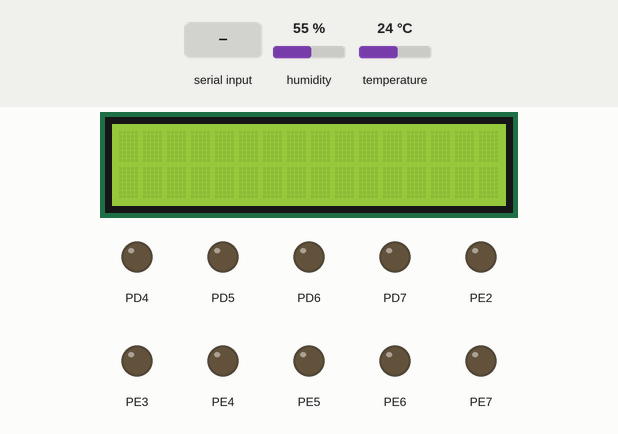
Simulated run of this program. Board: ATmega128, built with avr-gcc and emulated at 14.7456 MHz. On the bench: 16×2 character LCD, output pins drawn as LEDs (lit = HIGH). Wiring (inferred from the names in the program): HTU21/Si7021 sensor at I2C address 0x40; character LCD (HD44780): RS PC0; R/W PC1; E PC2; data PB0, PB1, PB2, PB3, PB4, PB5, PB6, PB7. The test bench sets the inputs (shaded band); at power-on: humidity 55 %, temperature 24 °C. Pins used as bus, display or sensor lines are not drawn.

Above: at 1.2 s.
1.3 s: "@\n" received over Serial
At 2.6 s:
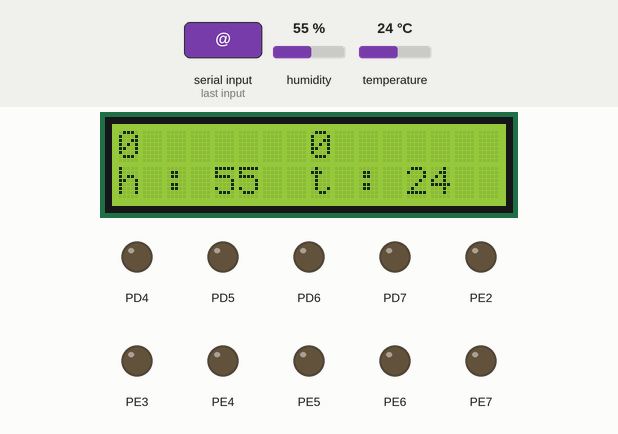
Timing chart, 0 to 4.3 s (numbered marks = the images above; inputs shaded):
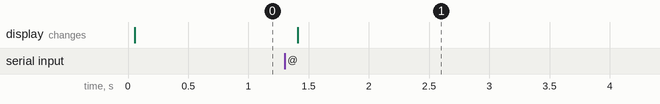

The program:

main.c
```c
/*
 * GccApplication3.c
 *
 * Created: 2022-07-27 오전 9:09:40
 * Author : OGS
 */

#define F_CPU 14745600L

#include <stdio.h>
#include <string.h>
#include <stdlib.h>

#include <avr/io.h>
#include <avr/interrupt.h>
#include <util/delay.h>
#include "LCD.h"
#include "my_UART.h"
#include "i2c.h"
#include "sht20.h"

void Receive_Ardu(void);
void Dust_LCDshow(void);

char data;
int idx = 0, i = 0;
int m = 0, n = 0;
char msg[10] = {0x00};

char LCD_msg[4]	 = {0x00};
char LCD_msg2[4] = {0x00};
char LCD_hum[10] = {0x00};
char LCD_tem[10] = {0x00};

float humi, temp;
char ValueString[100];

void Receive_Ardu(void){
	char* pptr[2];
	do
	{
		data = UART1_receive();
		msg[idx] = data;
		UART0_transmit(msg[idx]);
		idx++;
		_delay_ms(30);
		if(msg[idx-1] == '@'){
			char* ptr = strtok(msg,"#");
			while(ptr != NULL){
				pptr[i]=ptr;
				ptr = strtok(NULL, "@"); // 두번째인 n값까지 받고 "@"를 사용하여 끝을 확실히함
				i++;
			}
			m = atoi(pptr[0]);
			n = atoi(pptr[1]);
			idx = 0;
			i = 0;

		}
	}while(data != '@');
}

void Dust_LCDshow(void)
{

	sprintf(LCD_hum, "h : %d", (int)humi);
	sprintf(LCD_tem, "t : %d", (int)temp);
	LCD_clear();
	LCD_goto_XY(0, 0);
	sprintf(LCD_msg, "%d", m);
	LCD_write_string(LCD_msg);
	LCD_goto_XY(0, 8);
	sprintf(LCD_msg2, "%d", n);
	LCD_write_string(LCD_msg2);
	LCD_goto_XY(1, 0);
	LCD_write_string(LCD_hum);
	LCD_goto_XY(1, 8);
	LCD_write_string(LCD_tem);
}


int main(void)
{


	UART_INIT();
	LCD_init();


    /* Replace with your application code */
    while (1)
    {
		//DHT Sensor START

		humi = readHumidity();
		temp = readTemperature();
		 Receive_Ardu();
		 UART0_transmit('\n');

		 Dust_LCDshow();
		 _delay_ms(1000);

    }/* END OF application code */

}
```

LCD.c
```c
/*
 * LCD.c
 *
 * Created: 2022-07-28 오후 12:17:23
 *  Author: KCCI14
 */
#include "LCD.h"

void LCD_init(void) {
   _delay_ms(50);   //초기 구동 시간

   //연결 핀을 출력으로 설정
   DDR_DATA = 0xFF;                                   //DDRD 데이터 핀의 데이터 방향
   PORT_DATA = 0x00;                                   //PORTD 데이터 핀 연결
   DDR_CONTROL |= (1 << RS_PIN) | (1 << RW_PIN) | (1 << E_PIN);  //DDRC 제어 핀의 데이터 방향

   //R/W 핀으로 LOW를 출력하여 쓰기 전용으로 사용
   PORT_CONTROL &= ~(1 << RW_PIN);                          //PORTC 제어 핀 연결

   LCD_write_command(COMMAND_8_BIT_MODE);   //8비트 모드 0x38

   //display on/off control
   //화면 on, 커서 off, 커서 깜빡임 off
   uint8_t command = 0x08 | (1 << COMMAND_DISPLAY_ON_OFF_BIT);
   LCD_write_command(command);

   LCD_clear();   //화면 지움

   //Entry Mode Set
   //출력 후 커서를 오른쪽으로 옮김, 즉 DDRAM의 주소가 증가하여 화면 이동은 없음
   LCD_write_command(0x06);
}

void LCD_pulse_enable(void) {
   PORT_CONTROL |= (1 << E_PIN);
   _delay_ms(1);
   PORT_CONTROL &= ~(1 << E_PIN);
   _delay_ms(1);
}

void LCD_write_data(uint8_t data) {
   PORT_CONTROL |= (1 << RS_PIN);
   PORT_DATA = data;
   LCD_pulse_enable();
   _delay_ms(2);
}

void LCD_write_command(uint8_t command) {
   PORT_CONTROL &= ~(1 << RS_PIN);
   PORT_DATA = command;
   LCD_pulse_enable();
   _delay_ms(2);
}

void LCD_write_string(char *string) {
   uint8_t i;
   for(i = 0; string[i]; i++)      //종료 문자를 만날 때까지
   LCD_write_data(string[i]);   //문자 단위 출력
}

void LCD_goto_XY(uint8_t row, uint8_t col) {
   col %= 16;   //[0 15]
   row %= 2;   //[0 1]

   uint8_t address = 0;

   if(row == 0) address = 0x80;
   else if(row == 1) address = 0xC0;

   if(col < 16) address += col;

   LCD_write_command(address);   //커서 이동
}

void LCD_clear(void) {
   LCD_write_command(COMMAND_CLEAR_DISPLAY); //0x01
   _delay_ms(2);
}
```

LCD.h
```c
/*
 * LCD.h
 *
 * Created: 2022-07-28 오후 12:17:00
 *  Author: KCCI14
 */
#ifndef LCD_H_
#define LCD_H_

#define F_CPU 14745600L
#include <avr/io.h>
#include <util/delay.h>

//LCD
#define PORT_DATA      PORTB   //데이터 핀 연결
#define PORT_CONTROL   PORTC   //제어 핀 연결
#define DDR_DATA       DDRB   //데이터 핀의 데이터 방향
#define DDR_CONTROL    DDRC   //제어 핀의 데이터 방향

#define RS_PIN         0      //RS 제어 핀의 비트 번호
#define RW_PIN         1      //R/W 제어 핀의 비트 번호
#define E_PIN          2      //E 제어 핀의 비트 번호

#define COMMAND_CLEAR_DISPLAY   0x01
#define COMMAND_8_BIT_MODE      0x38   //8비트, 2라인, 5x8폰트
#define COMMAND_4_BIT_MODE      0x28   //4비트, 2라인, 5x8폰트

#define COMMAND_DISPLAY_ON_OFF_BIT   2
#define COMMAND_CURSOR_ON_OFF_BIT   1
#define COMMAND_BLINK_ON_OFF_BIT   0

void LCD_pulse_enable(void); //E : HIGH -> LOW
void LCD_write_data(uint8_t data); //문자 출력
void LCD_write_command(uint8_t command); //명령어 실행
void LCD_clear(void);
void LCD_init(void); //8비트 모드로 텍스트 LCD 초기화
void LCD_write_string(char *string); //문자열 출력, 임의의 위치에 문자 출력
void LCD_goto_XY(uint8_t row, uint8_t col);

#endif /* LCD_H_ */
```

i2c.c
```c
#define I2C_SCL	PD0
#define I2C_SDA	PD1
#include "i2c.h"

unsigned char I2C_TransCheck_ACK(unsigned char Stat)
{
	unsigned int ExtDev_ErrCnt = 0;
	while (!(TWCR & (1<<TWINT)));         // ÆÐÅ¶ Àü¼Û ¿Ï·áµÉ ¶§ ±îÁö wait
	{
		if(ExtDev_ErrCnt++>ExtDev_ERR_MAX_CNT){ return 1; }
	}
	if ((TWSR & 0xf8) != Stat) return 1;  // Àü¼Û °Ë»ç(ACK) : error½Ã 1 ¹ÝÈ¯
	else return 0;
}

void I2C_Init(void)
{
	DDRD |= (1<< I2C_SCL)|(1<< I2C_SDA);
	TWBR=32; //SCL frequency is 200kHz
	TWSR=0x00; //set presca1er bits to zero
}

unsigned char I2C_Start(void)
{
	TWCR |= (1<<TWINT) | (1<<TWEN) | (1<<TWSTA);
	 return I2C_TransCheck_ACK(I2C_START);
}

void I2C_Stop(void)
{
	TWCR = ((1<< TWINT) | (1<<TWEN) | (1<<TWSTO));
	//_delay_us(100) ; //wait for a short time
}
/***************************************/

unsigned char I2C_Write_SLAW(unsigned char Addr)
{
	TWDR = Addr;
	TWCR = (1<<TWINT) | (1<<TWEN);      // SLA + W ÆÐÅ¶ º¸³»±â
	return I2C_TransCheck_ACK(MT_SLA_ACK);
}

unsigned char I2C_Write_SLAR(unsigned char Addr)
{
	TWDR = Addr|0x01;
	TWCR = (1<<TWINT) | (1<<TWEN);  // SLA + R ÆÐÅ¶ º¸³»±â
	return I2C_TransCheck_ACK(MR_SLA_ACK);
}

unsigned char I2C_Write(uint8_t var_i2cData_u8)
{
	TWDR = var_i2cData_u8 ;
	TWCR = ((1<< TWINT) | (1<<TWEN));
	return I2C_TransCheck_ACK(MT_DATA_ACK);
}

uint8_t I2C_Read(void)
{
	TWCR = ((1<< TWINT) | (1<<TWEN) | (1<<TWEA));
	while ( !(TWCR & (1 <<TWINT))); // wait recieve complete
	I2C_TransCheck_ACK(MR_DATA_ACK);
	return TWDR;
}
```

i2c.h
```c
#ifndef _I2C_H
#define _I2C_H

#define F_CPU 14745600L

#include <avr/io.h>
#include <util/delay.h>

#define ExtDev_ERR_MAX_CNT 2000

#define I2C_START   0x08
#define I2C_RESTART 0x10
#define MT_SLA_ACK 0x18
#define MT_DATA_ACK 0x28
#define MR_SLA_ACK 0x40
#define MR_DATA_ACK 0x58

unsigned char I2C_TransCheck_ACK(unsigned char Stat);
void I2C_Init(void);
unsigned char I2C_Start(void);
void I2C_Stop(void);
unsigned char TWI_Write_SLAW(unsigned char Addr);
unsigned char TWI_Write_SLAR(unsigned char Addr);
unsigned char I2C_Write(uint8_t var_i2cData_u8);
uint8_t I2C_Read(void);


#endif
```

my_UART.c
```c
#include "my_UART.h"

void UART0_transmit(char data_com)
{
	while(!(UCSR0A & (1<<UDRE0)));
	UDR0 = data_com	;
}

void UART1_transmit(char data_ardu)
{
	while(!(UCSR1A & (1<<UDRE1)));
	UDR1 = data_ardu;
}

uint8_t UART0_receive(void)
{
	while(!(UCSR0A & (1<<RXC1)));
	// (1<<UDRE0)은 안바뀌는 값이다 -> UDRE0 = 5;
	// UCSR0A
	// 비어있는 상태 1 & 1 = 1 -> 0   : 최종 0   =>   while문 빠져나옴
	return UDR0;
}

char UART1_receive(void)
{
	while(!(UCSR1A & (1<<RXC1)));
	return UDR1;
}

void UART_INIT(void)
{
	DDRE = 0xFE;
	UCSR0B = (1<<RXEN0) | (1<<TXEN0);
	//UCSR0C = 0x06;
	UBRR0L = 95;	//baudrate

	DDRD = 0xFE;
	UCSR1B = (1<<RXEN0) | (1<<TXEN0);
	UBRR1L = 95;
}
```

my_UART.h
```c
#ifndef __MY_UART_H_
#define __MY_UART_H_

#define F_CPU 14745600L

#include <stdio.h>
#include <string.h>
#include <stdlib.h>

#include <avr/io.h>
#include <avr/interrupt.h>
#include <util/delay.h>

void UART_INIT(void);
void UART0_transmit(char data_com);
void UART1_transmit(char data_ardu);
uint8_t UART0_receive(void);
char UART1_receive(void);


#endif /* MY_UART_H_ */
```

sht20.c
```c
#include "sht20.h"

uint8_t checkCRC(uint16_t message_from_sensor, uint8_t check_value_from_sensor)
{
	uint32_t remainder = (uint32_t)message_from_sensor << 8;
	remainder |= check_value_from_sensor;
	uint32_t divsor = (uint32_t)SHIFTED_DIVISOR;
	for(int i = 0 ; i < 16 ; i++){
		if(remainder & (uint32_t)1 << (23 - i)){
			remainder ^= divsor;
		}
		divsor >>= 1;
	}
	return (uint8_t)remainder;
}

uint16_t readValue(unsigned char cmd)
{
	unsigned char toRead;
	unsigned char counter;
	unsigned char msb, lsb, checksum;
	uint16_t rawValue;

	I2C_Start();
	I2C_Write_SLAW(SLAVE_ADDRESS);
	I2C_Write(cmd);
	_delay_us(20);
	I2C_Stop();

	for(counter =0; counter < MAX_COUNTER ; counter++)
	{
		_delay_ms(DELAY_INTERVAL);
		I2C_Start();
		toRead = I2C_Write_SLAR(SLAVE_ADDRESS);
		if(toRead == 0)
		break;
		else if(toRead ==1)
		I2C_Stop();
	}
	if(counter == MAX_COUNTER)
	{
		return ERROR_I2C_TIMEOUT;
	}

	msb = I2C_Read();
	lsb = I2C_Read();
	checksum = I2C_Read();
	I2C_Stop();
	rawValue = ((uint16_t) msb << 8) | (uint16_t) lsb;

	if(checkCRC(rawValue, checksum) != 0){
		return ERROR_BAD_CRC;
	}

	return (rawValue& 0xFFFC);
}

float readHumidity(void)
{
	float temp;
	float rh;

	uint16_t rawHumidity = readValue(TRIGGER_HUMD_MEASURE_NOHOLD);
	if(rawHumidity == ERROR_I2C_TIMEOUT || rawHumidity == ERROR_BAD_CRC){
		return(rawHumidity);
	}
	temp = rawHumidity / 65536.0;
	temp = temp * 125.0;
	rh = temp - 6.0;

	return rh;
}

float readTemperature(void)
{
	float temp;
	float realTemperature;

	uint16_t rawTemperature = readValue(TRIGGER_TEMP_MEASURE_NOHOLD);
	if(rawTemperature == ERROR_I2C_TIMEOUT || rawTemperature == ERROR_BAD_CRC){
		return(rawTemperature);
	}
	temp = rawTemperature / 65536.0;
	temp = temp * 175.72;
	realTemperature = temp - 46.85;

	return realTemperature;
}
```

sht20.h
```c
#ifndef _SHT20_H
#define _SHT20_H

#include <avr/io.h>
#include <util/delay.h>
#include "i2c.h"

#define ERROR_I2C_TIMEOUT                     998
#define ERROR_BAD_CRC                         999

#define TRIGGER_TEMP_MEASURE_HOLD             0xE3
#define TRIGGER_HUMD_MEASURE_HOLD             0xE5
#define TRIGGER_TEMP_MEASURE_NOHOLD           0xF3
#define TRIGGER_HUMD_MEASURE_NOHOLD           0xF5

#define WRITE_USER_REG                        0xE6
#define READ_USER_REG                         0xE7
#define SOFT_RESET                            0xFE
#define USER_REGISTER_RESOLUTION_MASK         0x81
#define USER_REGISTER_RESOLUTION_RH12_TEMP14  0x00
#define USER_REGISTER_RESOLUTION_RH8_TEMP12   0x01
#define USER_REGISTER_RESOLUTION_RH10_TEMP13  0x80
#define USER_REGISTER_RESOLUTION_RH11_TEMP11  0x81
#define USER_REGISTER_END_OF_BATTERY          0x40
#define USER_REGISTER_HEATER_ENABLED          0x04
#define USER_REGISTER_DISABLE_OTP_RELOAD      0x02
#define SHIFTED_DIVISOR                       0x988000

#define MAX_WAIT                              10000
#define DELAY_INTERVAL                        100
#define MAX_COUNTER                           (MAX_WAIT/DELAY_INTERVAL)

#define SLAVE_ADDRESS                         0b10000000

uint8_t checkCRC(uint16_t message_from_sensor, uint8_t check_value_from_sensor);
uint16_t readValue(unsigned char cmd);
float readHumidity(void);
float readTemperature(void);

#endif
```

Measured:
- after the input at 1.3 s, the display: changes after 0.11 s (image 1)
